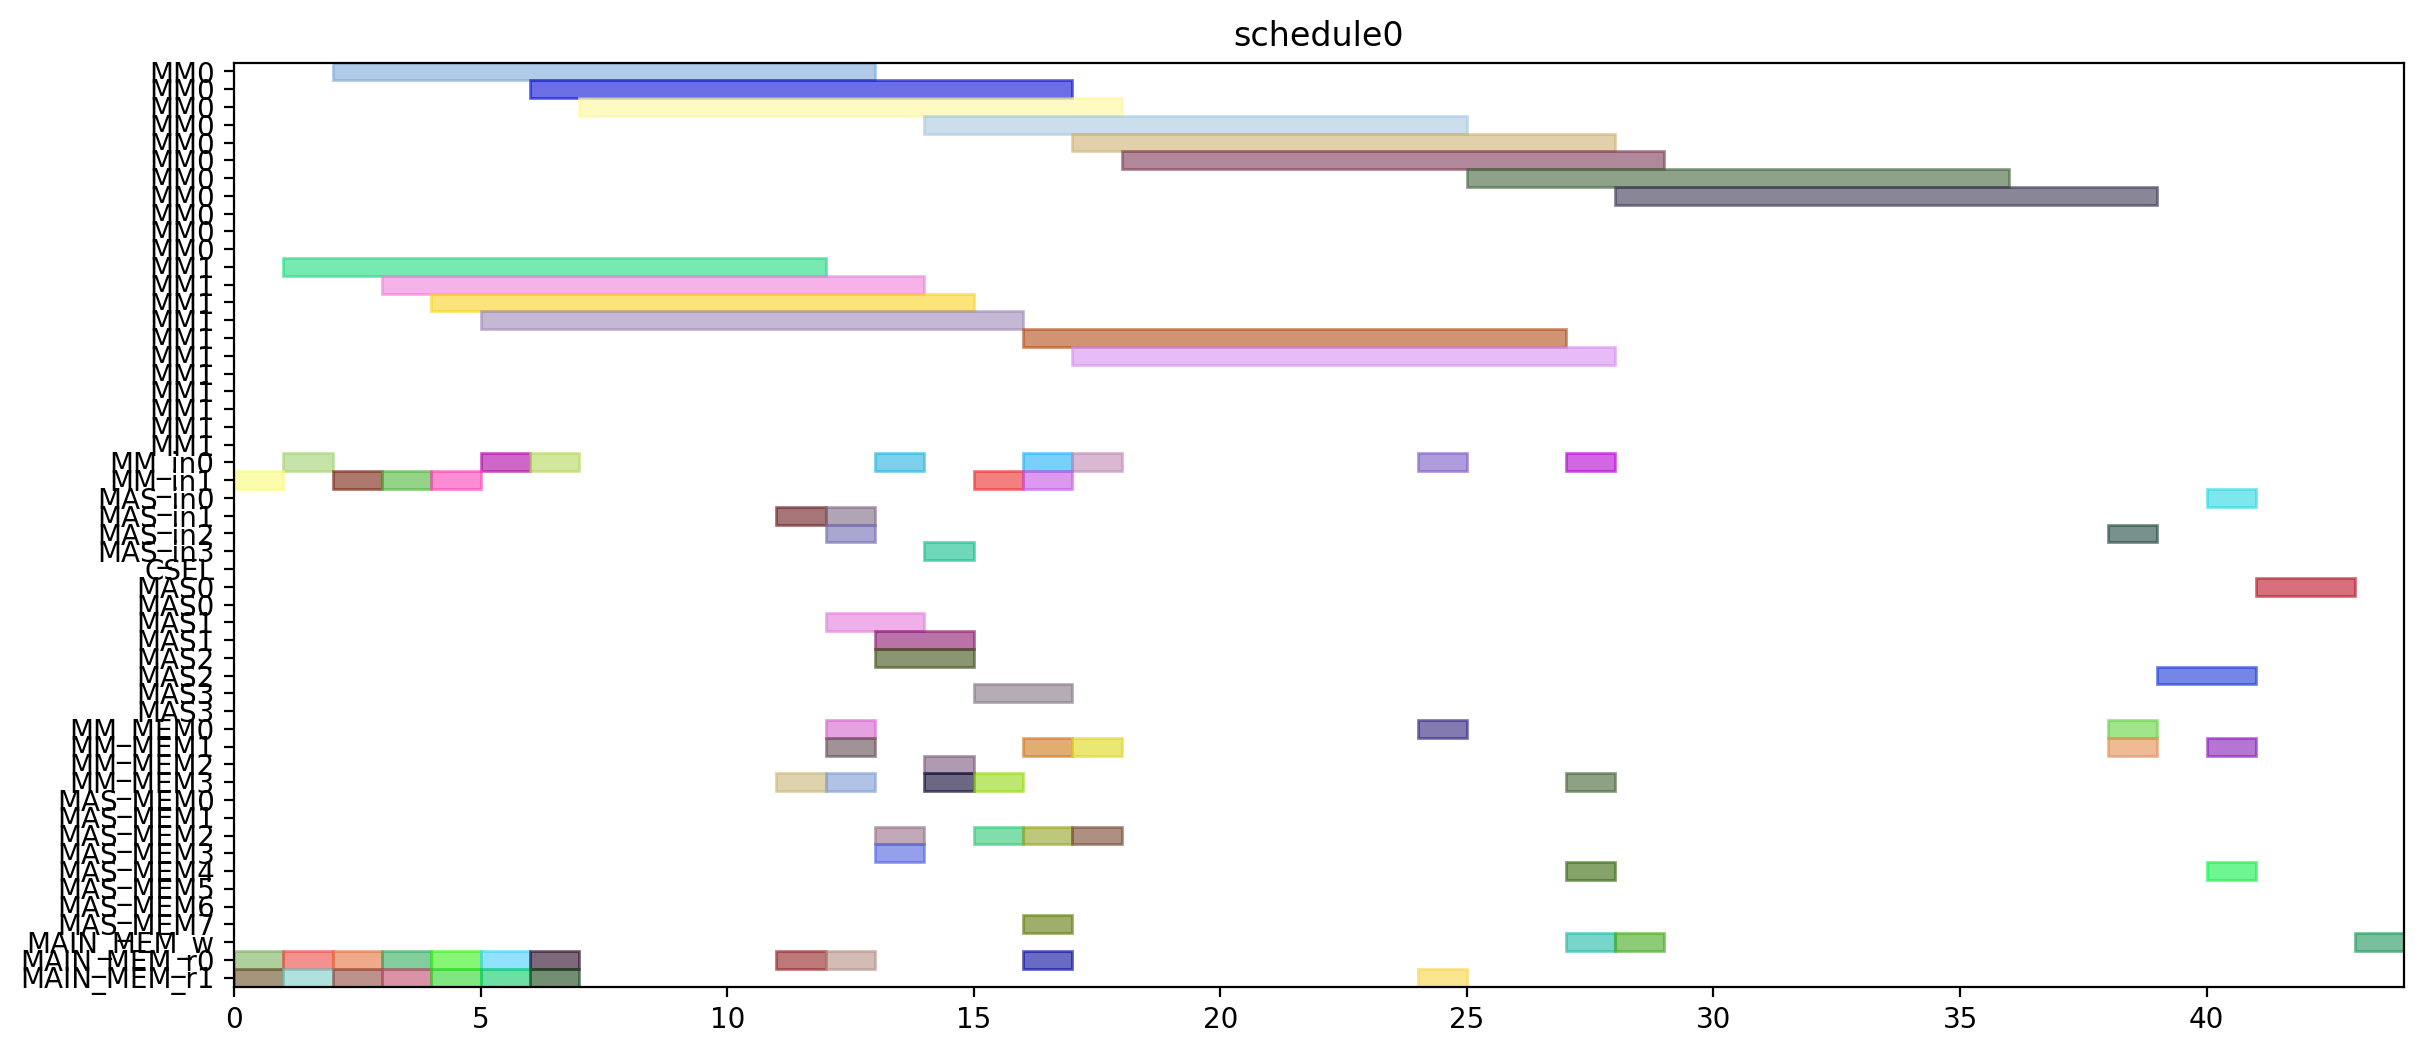

Write the Python code that produced this figure.
from pyschedule import Scenario, solvers, plotters, alt


def solve():
	horizon = 120
	S = Scenario("schedule0", horizon=horizon)

	# resource
	MM = S.Resources('MM', num=2, size=11)
	MM_in = S.Resources('MM_in', num=2)
	MAS_in = S.Resources('MAS_in', num=4)
	CSEL = S.Resource('CSEL')
	MAS = S.Resources('MAS', num=4, size=2, periods=range(1, horizon))
	MM_MEM = S.Resources('MM_MEM', num=4)
	MAS_MEM = S.Resources('MAS_MEM', num=8)
	MAIN_MEM_w = S.Resource('MAIN_MEM_w', size=1)
	MAIN_MEM_r = S.Resources('MAIN_MEM_r', num=2)

	# result of previous scheduling

	# new tasks
	r1 = S.Task('r1', length=11, delay_cost=1)
	r1 += alt(MM)
	r1_in = S.Task('r1_in', length=1, delay_cost=1)
	r1_in += alt(MM_in)
	S += r1_in*MM_in[0]<=r1*MM[0]
	S += r1_in*MM_in[1]<=r1*MM[1]
	r1_mem0 = S.Task('r1_mem0', length=1, delay_cost=1)
	r1_mem0 += MAIN_MEM_r[0]
	S += r1_mem0 <= r1

	r1_mem1 = S.Task('r1_mem1', length=1, delay_cost=1)
	r1_mem1 += MAIN_MEM_r[1]
	S += r1_mem1 <= r1

	r3 = S.Task('r3', length=11, delay_cost=1)
	r3 += alt(MM)
	r3_in = S.Task('r3_in', length=1, delay_cost=1)
	r3_in += alt(MM_in)
	S += r3_in*MM_in[0]<=r3*MM[0]
	S += r3_in*MM_in[1]<=r3*MM[1]
	r3_mem0 = S.Task('r3_mem0', length=1, delay_cost=1)
	r3_mem0 += MAIN_MEM_r[0]
	S += r3_mem0 <= r3

	r3_mem1 = S.Task('r3_mem1', length=1, delay_cost=1)
	r3_mem1 += MAIN_MEM_r[1]
	S += r3_mem1 <= r3

	r4 = S.Task('r4', length=11, delay_cost=1)
	r4 += alt(MM)
	r4_in = S.Task('r4_in', length=1, delay_cost=1)
	r4_in += alt(MM_in)
	S += r4_in*MM_in[0]<=r4*MM[0]
	S += r4_in*MM_in[1]<=r4*MM[1]
	r4_mem0 = S.Task('r4_mem0', length=1, delay_cost=1)
	r4_mem0 += MAIN_MEM_r[0]
	S += r4_mem0 <= r4

	r4_mem1 = S.Task('r4_mem1', length=1, delay_cost=1)
	r4_mem1 += MAIN_MEM_r[1]
	S += r4_mem1 <= r4

	r5 = S.Task('r5', length=11, delay_cost=1)
	r5 += alt(MM)
	r5_in = S.Task('r5_in', length=1, delay_cost=1)
	r5_in += alt(MM_in)
	S += r5_in*MM_in[0]<=r5*MM[0]
	S += r5_in*MM_in[1]<=r5*MM[1]
	r5_mem0 = S.Task('r5_mem0', length=1, delay_cost=1)
	r5_mem0 += MAIN_MEM_r[0]
	S += r5_mem0 <= r5

	r5_mem1 = S.Task('r5_mem1', length=1, delay_cost=1)
	r5_mem1 += MAIN_MEM_r[1]
	S += r5_mem1 <= r5

	r6 = S.Task('r6', length=11, delay_cost=1)
	r6 += alt(MM)
	r6_in = S.Task('r6_in', length=1, delay_cost=1)
	r6_in += alt(MM_in)
	S += r6_in*MM_in[0]<=r6*MM[0]
	S += r6_in*MM_in[1]<=r6*MM[1]
	r6_mem0 = S.Task('r6_mem0', length=1, delay_cost=1)
	r6_mem0 += MAIN_MEM_r[0]
	S += r6_mem0 <= r6

	r6_mem1 = S.Task('r6_mem1', length=1, delay_cost=1)
	r6_mem1 += MAIN_MEM_r[1]
	S += r6_mem1 <= r6

	r12 = S.Task('r12', length=11, delay_cost=1)
	r12 += alt(MM)
	r12_in = S.Task('r12_in', length=1, delay_cost=1)
	r12_in += alt(MM_in)
	S += r12_in*MM_in[0]<=r12*MM[0]
	S += r12_in*MM_in[1]<=r12*MM[1]
	r12_mem0 = S.Task('r12_mem0', length=1, delay_cost=1)
	r12_mem0 += MAIN_MEM_r[0]
	S += r12_mem0 <= r12

	r12_mem1 = S.Task('r12_mem1', length=1, delay_cost=1)
	r12_mem1 += MAIN_MEM_r[1]
	S += r12_mem1 <= r12

	r13 = S.Task('r13', length=11, delay_cost=1)
	r13 += alt(MM)
	r13_in = S.Task('r13_in', length=1, delay_cost=1)
	r13_in += alt(MM_in)
	S += r13_in*MM_in[0]<=r13*MM[0]
	S += r13_in*MM_in[1]<=r13*MM[1]
	r13_mem0 = S.Task('r13_mem0', length=1, delay_cost=1)
	r13_mem0 += MAIN_MEM_r[0]
	S += r13_mem0 <= r13

	r13_mem1 = S.Task('r13_mem1', length=1, delay_cost=1)
	r13_mem1 += MAIN_MEM_r[1]
	S += r13_mem1 <= r13

	r2 = S.Task('r2', length=2, delay_cost=1)
	r2 += alt(MAS)
	r2_in = S.Task('r2_in', length=1, delay_cost=1)
	r2_in += alt(MAS_in)
	S += r2_in*MAS_in[0]<=r2*MAS[0]

	S += r2_in*MAS_in[1]<=r2*MAS[1]

	S += r2_in*MAS_in[2]<=r2*MAS[2]

	S += r2_in*MAS_in[3]<=r2*MAS[3]

	r2_mem0 = S.Task('r2_mem0', length=1, delay_cost=1)
	r2_mem0 += alt(MM_MEM)
	S += (r1*MM[0])-1 < r2_mem0*MM_MEM[0]
	S += (r1*MM[1])-1 < r2_mem0*MM_MEM[2]
	S += r2_mem0 <= r2

	r2_mem1 = S.Task('r2_mem1', length=1, delay_cost=1)
	r2_mem1 += alt(MM_MEM)
	S += (r1*MM[0])-1 < r2_mem1*MM_MEM[1]
	S += (r1*MM[1])-1 < r2_mem1*MM_MEM[3]
	S += r2_mem1 <= r2

	r7 = S.Task('r7', length=2, delay_cost=1)
	r7 += alt(MAS)
	r7_in = S.Task('r7_in', length=1, delay_cost=1)
	r7_in += alt(MAS_in)
	S += r7_in*MAS_in[0]<=r7*MAS[0]

	S += r7_in*MAS_in[1]<=r7*MAS[1]

	S += r7_in*MAS_in[2]<=r7*MAS[2]

	S += r7_in*MAS_in[3]<=r7*MAS[3]

	r7_mem0 = S.Task('r7_mem0', length=1, delay_cost=1)
	r7_mem0 += alt(MM_MEM)
	S += (r5*MM[0])-1 < r7_mem0*MM_MEM[0]
	S += (r5*MM[1])-1 < r7_mem0*MM_MEM[2]
	S += r7_mem0 <= r7

	r7_mem1 = S.Task('r7_mem1', length=1, delay_cost=1)
	r7_mem1 += alt(MM_MEM)
	S += (r6*MM[0])-1 < r7_mem1*MM_MEM[1]
	S += (r6*MM[1])-1 < r7_mem1*MM_MEM[3]
	S += r7_mem1 <= r7

	r8 = S.Task('r8', length=2, delay_cost=1)
	r8 += alt(MAS)
	r8_in = S.Task('r8_in', length=1, delay_cost=1)
	r8_in += alt(MAS_in)
	S += r8_in*MAS_in[0]<=r8*MAS[0]

	S += r8_in*MAS_in[1]<=r8*MAS[1]

	S += r8_in*MAS_in[2]<=r8*MAS[2]

	S += r8_in*MAS_in[3]<=r8*MAS[3]

	r8_mem0 = S.Task('r8_mem0', length=1, delay_cost=1)
	r8_mem0 += MAIN_MEM_r[0]
	S += r8_mem0 <= r8

	r8_mem1 = S.Task('r8_mem1', length=1, delay_cost=1)
	r8_mem1 += alt(MM_MEM)
	S += (r4*MM[0])-1 < r8_mem1*MM_MEM[1]
	S += (r4*MM[1])-1 < r8_mem1*MM_MEM[3]
	S += r8_mem1 <= r8

	r10 = S.Task('r10', length=2, delay_cost=1)
	r10 += alt(MAS)
	r10_in = S.Task('r10_in', length=1, delay_cost=1)
	r10_in += alt(MAS_in)
	S += r10_in*MAS_in[0]<=r10*MAS[0]

	S += r10_in*MAS_in[1]<=r10*MAS[1]

	S += r10_in*MAS_in[2]<=r10*MAS[2]

	S += r10_in*MAS_in[3]<=r10*MAS[3]

	r10_mem0 = S.Task('r10_mem0', length=1, delay_cost=1)
	r10_mem0 += MAIN_MEM_r[0]
	S += r10_mem0 <= r10

	r10_mem1 = S.Task('r10_mem1', length=1, delay_cost=1)
	r10_mem1 += alt(MM_MEM)
	S += (r4*MM[0])-1 < r10_mem1*MM_MEM[1]
	S += (r4*MM[1])-1 < r10_mem1*MM_MEM[3]
	S += r10_mem1 <= r10

	r9 = S.Task('r9', length=11, delay_cost=1)
	r9 += alt(MM)
	r9_in = S.Task('r9_in', length=1, delay_cost=1)
	r9_in += alt(MM_in)
	S += r9_in*MM_in[0]<=r9*MM[0]
	S += r9_in*MM_in[1]<=r9*MM[1]
	r9_mem0 = S.Task('r9_mem0', length=1, delay_cost=1)
	r9_mem0 += MAIN_MEM_r[0]
	S += r9_mem0 <= r9

	r9_mem1 = S.Task('r9_mem1', length=1, delay_cost=1)
	r9_mem1 += alt(MAS_MEM)
	S += (r7*MAS[0])-1 < r9_mem1*MAS_MEM[1]
	S += (r7*MAS[1])-1 < r9_mem1*MAS_MEM[3]
	S += (r7*MAS[2])-1 < r9_mem1*MAS_MEM[5]
	S += (r7*MAS[3])-1 < r9_mem1*MAS_MEM[7]
	S += r9_mem1 <= r9

	r11 = S.Task('r11', length=11, delay_cost=1)
	r11 += alt(MM)
	r11_in = S.Task('r11_in', length=1, delay_cost=1)
	r11_in += alt(MM_in)
	S += r11_in*MM_in[0]<=r11*MM[0]
	S += r11_in*MM_in[1]<=r11*MM[1]
	r11_mem0 = S.Task('r11_mem0', length=1, delay_cost=1)
	r11_mem0 += alt(MAS_MEM)
	S += (r10*MAS[0])-1 < r11_mem0*MAS_MEM[0]
	S += (r10*MAS[1])-1 < r11_mem0*MAS_MEM[2]
	S += (r10*MAS[2])-1 < r11_mem0*MAS_MEM[4]
	S += (r10*MAS[3])-1 < r11_mem0*MAS_MEM[6]
	S += r11_mem0 <= r11

	r11_mem1 = S.Task('r11_mem1', length=1, delay_cost=1)
	r11_mem1 += alt(MAS_MEM)
	S += (r10*MAS[0])-1 < r11_mem1*MAS_MEM[1]
	S += (r10*MAS[1])-1 < r11_mem1*MAS_MEM[3]
	S += (r10*MAS[2])-1 < r11_mem1*MAS_MEM[5]
	S += (r10*MAS[3])-1 < r11_mem1*MAS_MEM[7]
	S += r11_mem1 <= r11

	PX_new = S.Task('PX_new', length=11, delay_cost=1)
	PX_new += alt(MM)
	PX_new_in = S.Task('PX_new_in', length=1, delay_cost=1)
	PX_new_in += alt(MM_in)
	S += PX_new_in*MM_in[0]<=PX_new*MM[0]
	S += PX_new_in*MM_in[1]<=PX_new*MM[1]
	S += 0<PX_new

	PX_new_w = S.Task('PX_new_w', length=1, delay_cost=1)
	PX_new_w += alt(MAIN_MEM_w)
	S += PX_new <= PX_new_w

	PX_new_mem0 = S.Task('PX_new_mem0', length=1, delay_cost=1)
	PX_new_mem0 += alt(MAS_MEM)
	S += (r2*MAS[0])-1 < PX_new_mem0*MAS_MEM[0]
	S += (r2*MAS[1])-1 < PX_new_mem0*MAS_MEM[2]
	S += (r2*MAS[2])-1 < PX_new_mem0*MAS_MEM[4]
	S += (r2*MAS[3])-1 < PX_new_mem0*MAS_MEM[6]
	S += PX_new_mem0 <= PX_new

	PX_new_mem1 = S.Task('PX_new_mem1', length=1, delay_cost=1)
	PX_new_mem1 += alt(MM_MEM)
	S += (r12*MM[0])-1 < PX_new_mem1*MM_MEM[1]
	S += (r12*MM[1])-1 < PX_new_mem1*MM_MEM[3]
	S += PX_new_mem1 <= PX_new

	r14 = S.Task('r14', length=11, delay_cost=1)
	r14 += alt(MM)
	r14_in = S.Task('r14_in', length=1, delay_cost=1)
	r14_in += alt(MM_in)
	S += r14_in*MM_in[0]<=r14*MM[0]
	S += r14_in*MM_in[1]<=r14*MM[1]
	r14_mem0 = S.Task('r14_mem0', length=1, delay_cost=1)
	r14_mem0 += alt(MAS_MEM)
	S += (r2*MAS[0])-1 < r14_mem0*MAS_MEM[0]
	S += (r2*MAS[1])-1 < r14_mem0*MAS_MEM[2]
	S += (r2*MAS[2])-1 < r14_mem0*MAS_MEM[4]
	S += (r2*MAS[3])-1 < r14_mem0*MAS_MEM[6]
	S += r14_mem0 <= r14

	r14_mem1 = S.Task('r14_mem1', length=1, delay_cost=1)
	r14_mem1 += alt(MM_MEM)
	S += (r3*MM[0])-1 < r14_mem1*MM_MEM[1]
	S += (r3*MM[1])-1 < r14_mem1*MM_MEM[3]
	S += r14_mem1 <= r14

	Z1_new = S.Task('Z1_new', length=11, delay_cost=1)
	Z1_new += alt(MM)
	Z1_new_in = S.Task('Z1_new_in', length=1, delay_cost=1)
	Z1_new_in += alt(MM_in)
	S += Z1_new_in*MM_in[0]<=Z1_new*MM[0]
	S += Z1_new_in*MM_in[1]<=Z1_new*MM[1]
	S += 0<Z1_new

	Z1_new_w = S.Task('Z1_new_w', length=1, delay_cost=1)
	Z1_new_w += alt(MAIN_MEM_w)
	S += Z1_new <= Z1_new_w

	Z1_new_mem0 = S.Task('Z1_new_mem0', length=1, delay_cost=1)
	Z1_new_mem0 += alt(MAS_MEM)
	S += (r2*MAS[0])-1 < Z1_new_mem0*MAS_MEM[0]
	S += (r2*MAS[1])-1 < Z1_new_mem0*MAS_MEM[2]
	S += (r2*MAS[2])-1 < Z1_new_mem0*MAS_MEM[4]
	S += (r2*MAS[3])-1 < Z1_new_mem0*MAS_MEM[6]
	S += Z1_new_mem0 <= Z1_new

	Z1_new_mem1 = S.Task('Z1_new_mem1', length=1, delay_cost=1)
	Z1_new_mem1 += alt(MM_MEM)
	S += (r13*MM[0])-1 < Z1_new_mem1*MM_MEM[1]
	S += (r13*MM[1])-1 < Z1_new_mem1*MM_MEM[3]
	S += Z1_new_mem1 <= Z1_new

	r15 = S.Task('r15', length=11, delay_cost=1)
	r15 += alt(MM)
	r15_in = S.Task('r15_in', length=1, delay_cost=1)
	r15_in += alt(MM_in)
	S += r15_in*MM_in[0]<=r15*MM[0]
	S += r15_in*MM_in[1]<=r15*MM[1]
	r15_mem0 = S.Task('r15_mem0', length=1, delay_cost=1)
	r15_mem0 += alt(MAS_MEM)
	S += (r8*MAS[0])-1 < r15_mem0*MAS_MEM[0]
	S += (r8*MAS[1])-1 < r15_mem0*MAS_MEM[2]
	S += (r8*MAS[2])-1 < r15_mem0*MAS_MEM[4]
	S += (r8*MAS[3])-1 < r15_mem0*MAS_MEM[6]
	S += r15_mem0 <= r15

	r15_mem1 = S.Task('r15_mem1', length=1, delay_cost=1)
	r15_mem1 += alt(MM_MEM)
	S += (r9*MM[0])-1 < r15_mem1*MM_MEM[1]
	S += (r9*MM[1])-1 < r15_mem1*MM_MEM[3]
	S += r15_mem1 <= r15

	r16 = S.Task('r16', length=11, delay_cost=1)
	r16 += alt(MM)
	r16_in = S.Task('r16_in', length=1, delay_cost=1)
	r16_in += alt(MM_in)
	S += r16_in*MM_in[0]<=r16*MM[0]
	S += r16_in*MM_in[1]<=r16*MM[1]
	r16_mem0 = S.Task('r16_mem0', length=1, delay_cost=1)
	r16_mem0 += alt(MM_MEM)
	S += (r11*MM[0])-1 < r16_mem0*MM_MEM[0]
	S += (r11*MM[1])-1 < r16_mem0*MM_MEM[2]
	S += r16_mem0 <= r16

	r16_mem1 = S.Task('r16_mem1', length=1, delay_cost=1)
	r16_mem1 += MAIN_MEM_r[1]
	S += r16_mem1 <= r16

	r17 = S.Task('r17', length=2, delay_cost=1)
	r17 += alt(MAS)
	r17_in = S.Task('r17_in', length=1, delay_cost=1)
	r17_in += alt(MAS_in)
	S += r17_in*MAS_in[0]<=r17*MAS[0]

	S += r17_in*MAS_in[1]<=r17*MAS[1]

	S += r17_in*MAS_in[2]<=r17*MAS[2]

	S += r17_in*MAS_in[3]<=r17*MAS[3]

	r17_mem0 = S.Task('r17_mem0', length=1, delay_cost=1)
	r17_mem0 += alt(MM_MEM)
	S += (r14*MM[0])-1 < r17_mem0*MM_MEM[0]
	S += (r14*MM[1])-1 < r17_mem0*MM_MEM[2]
	S += r17_mem0 <= r17

	r17_mem1 = S.Task('r17_mem1', length=1, delay_cost=1)
	r17_mem1 += alt(MM_MEM)
	S += (r15*MM[0])-1 < r17_mem1*MM_MEM[1]
	S += (r15*MM[1])-1 < r17_mem1*MM_MEM[3]
	S += r17_mem1 <= r17

	PY_new = S.Task('PY_new', length=2, delay_cost=1)
	PY_new += alt(MAS)
	PY_new_in = S.Task('PY_new_in', length=1, delay_cost=1)
	PY_new_in += alt(MAS_in)
	S += PY_new_in*MAS_in[0]<=PY_new*MAS[0]

	S += PY_new_in*MAS_in[1]<=PY_new*MAS[1]

	S += PY_new_in*MAS_in[2]<=PY_new*MAS[2]

	S += PY_new_in*MAS_in[3]<=PY_new*MAS[3]

	S += 0<PY_new

	PY_new_w = S.Task('PY_new_w', length=1, delay_cost=1)
	PY_new_w += alt(MAIN_MEM_w)
	S += PY_new <= PY_new_w

	PY_new_mem0 = S.Task('PY_new_mem0', length=1, delay_cost=1)
	PY_new_mem0 += alt(MAS_MEM)
	S += (r17*MAS[0])-1 < PY_new_mem0*MAS_MEM[0]
	S += (r17*MAS[1])-1 < PY_new_mem0*MAS_MEM[2]
	S += (r17*MAS[2])-1 < PY_new_mem0*MAS_MEM[4]
	S += (r17*MAS[3])-1 < PY_new_mem0*MAS_MEM[6]
	S += PY_new_mem0 <= PY_new

	PY_new_mem1 = S.Task('PY_new_mem1', length=1, delay_cost=1)
	PY_new_mem1 += alt(MM_MEM)
	S += (r16*MM[0])-1 < PY_new_mem1*MM_MEM[1]
	S += (r16*MM[1])-1 < PY_new_mem1*MM_MEM[3]
	S += PY_new_mem1 <= PY_new

	solvers.mip.solve(S,msg=1,kind='CPLEX',ratio_gap=1.01)

	solution = [['hoge']*len(S.solution()[1]) for i in range(len(S.solution()))]
	for i in range(len(S.solution())):
		for j in range(len(S.solution()[i])):
			solution[i][j]=str(S.solution()[i][j])
	print(solution)

	cycles = int(solution[-1][3])

	pic_file_name = "/mnt/rose/usr1/fukuda/ABE/multiRAM_multiMAS_16mux/scheduling_result/stage11MM2_stage2MAS4/EP_YRECOVER/schedule0.png"
	if(S.solution() != []):
		plotters.matplotlib.plot(S,img_filename=pic_file_name, show_task_labels=False, fig_size=(cycles*0.25+3, 6))

	return solution
